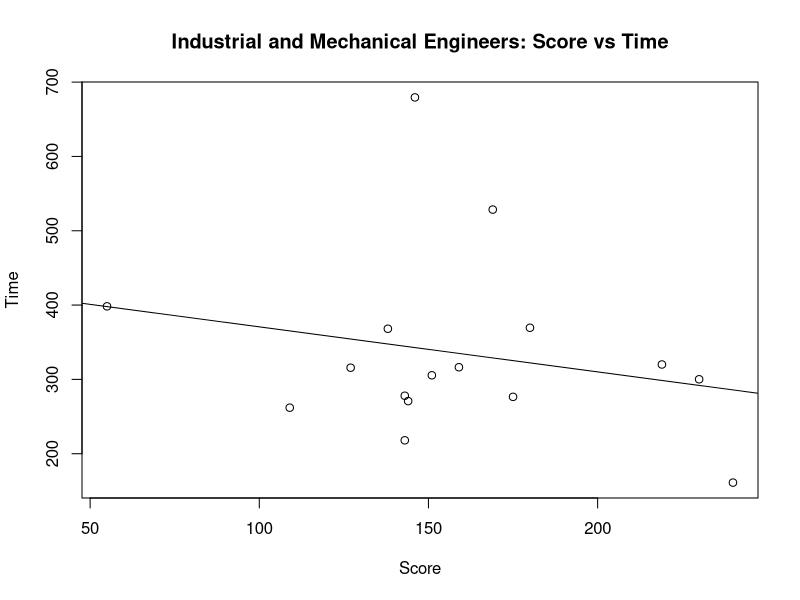
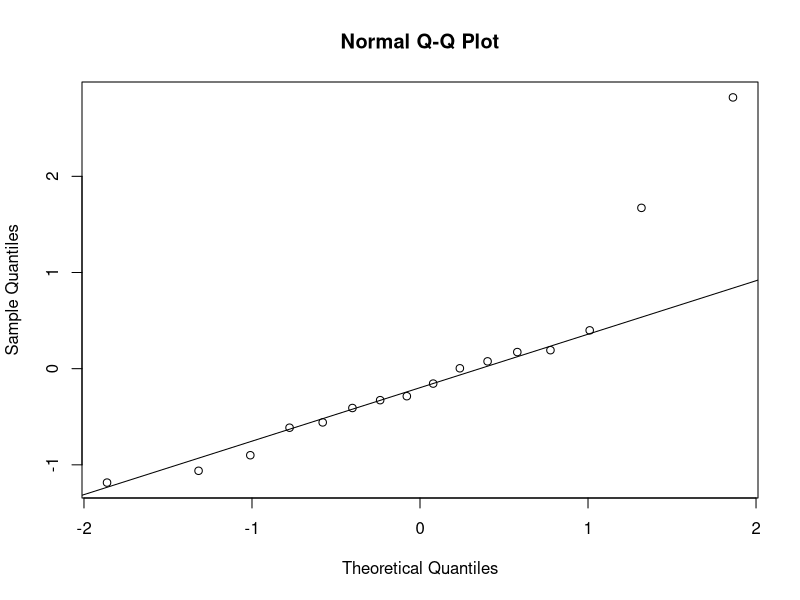
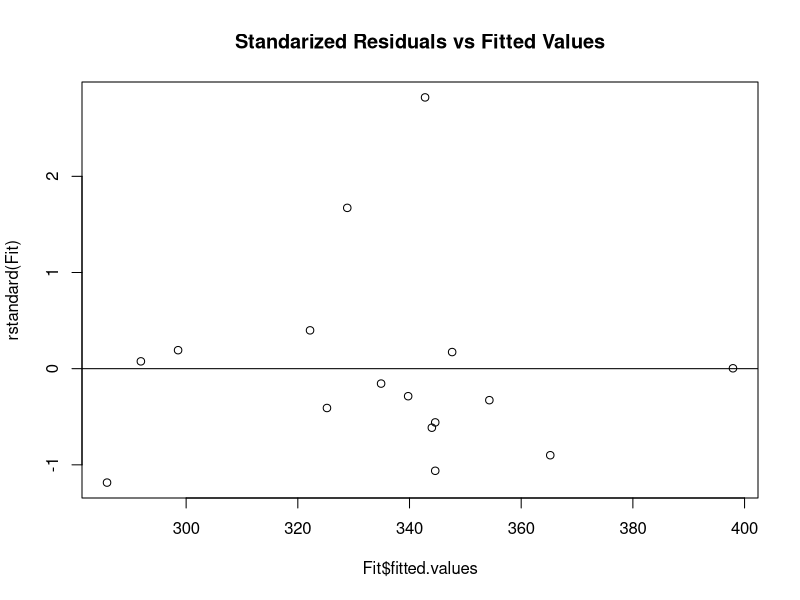
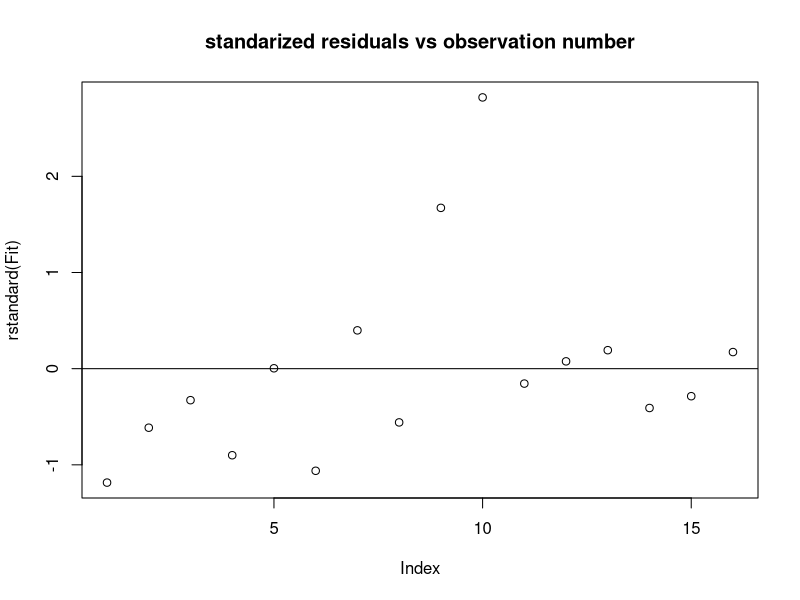
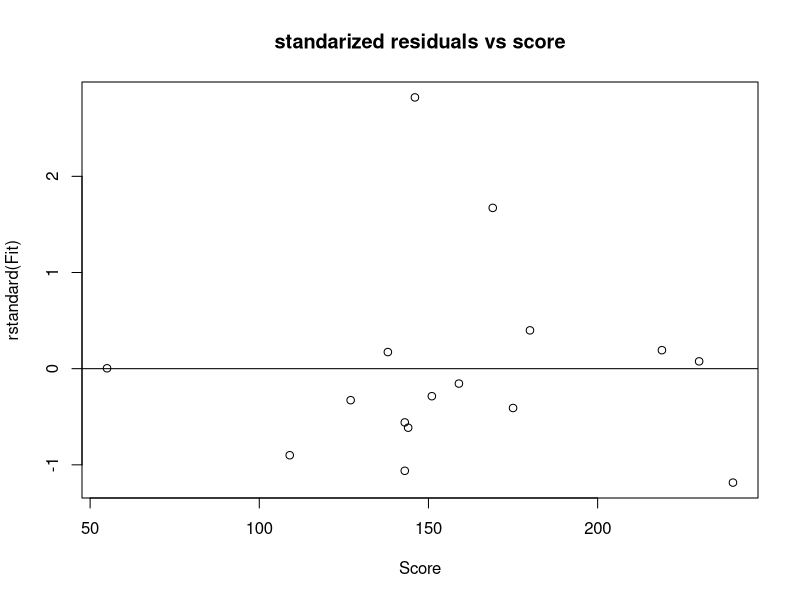

The R script that drew these images, in order:
rm(list =ls());
total <- read.table("Total Score and Time.txt", header = TRUE);
attach(total);
plot(Score, Time, main="Industrial and Mechanical Engineers: Score vs Time", xlab="Score", ylab="Time");
Fit<-lm(Time~Score);
summary(Fit);
abline(Fit);
Fit$residuals;
rstandard(Fit);
library(MASS);
studres(Fit);
Fit$fitted.values;
qqnorm(rstandard(Fit));
qqline(rstandard(Fit));
plot (rstandard(Fit)~Fit$fitted.values, main='Standarized Residuals vs Fitted Values');
abline(0,0);
plot (rstandard(Fit), main = 'standarized residuals vs observation number')
abline(0,0);
plot (rstandard(Fit)~Score, main = 'standarized residuals vs score');
abline(0,0);
